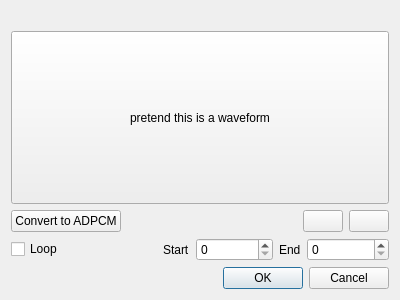
<?xml version="1.0" encoding="UTF-8"?>
<ui version="4.0">
 <class>ToneEditor</class>
 <widget class="QDialog" name="ToneEditor">
  <property name="geometry">
   <rect>
    <x>0</x>
    <y>0</y>
    <width>400</width>
    <height>300</height>
   </rect>
  </property>
  <property name="windowTitle">
   <string>Edit tone</string>
  </property>
  <layout class="QVBoxLayout" name="verticalLayout">
   <item>
    <widget class="QLabel" name="lblInfo">
     <property name="text">
      <string/>
     </property>
    </widget>
   </item>
   <item>
    <widget class="QPushButton" name="placeholderWaveform">
     <property name="sizePolicy">
      <sizepolicy hsizetype="Minimum" vsizetype="MinimumExpanding">
       <horstretch>0</horstretch>
       <verstretch>0</verstretch>
      </sizepolicy>
     </property>
     <property name="text">
      <string>pretend this is a waveform</string>
     </property>
    </widget>
   </item>
   <item>
    <layout class="QHBoxLayout" name="horizontalLayout">
     <item>
      <widget class="QPushButton" name="btnConvertToADPCM">
       <property name="text">
        <string>Convert to ADPCM</string>
       </property>
      </widget>
     </item>
     <item>
      <spacer name="horizontalSpacer">
       <property name="orientation">
        <enum>Qt::Orientation::Horizontal</enum>
       </property>
       <property name="sizeHint" stdset="0">
        <size>
         <width>40</width>
         <height>20</height>
        </size>
       </property>
      </spacer>
     </item>
     <item>
      <widget class="QPushButton" name="btnImport">
       <property name="toolTip">
        <string>Import audio</string>
       </property>
       <property name="text">
        <string/>
       </property>
       <property name="icon">
        <iconset theme="document-open"/>
       </property>
      </widget>
     </item>
     <item>
      <widget class="QPushButton" name="btnExport">
       <property name="toolTip">
        <string>Export audio</string>
       </property>
       <property name="text">
        <string/>
       </property>
       <property name="icon">
        <iconset theme="document-save-as"/>
       </property>
      </widget>
     </item>
    </layout>
   </item>
   <item>
    <layout class="QHBoxLayout" name="horizontalLayout_2" stretch="4,3,3">
     <item>
      <widget class="QCheckBox" name="checkLoop">
       <property name="text">
        <string>Loop</string>
       </property>
      </widget>
     </item>
     <item>
      <layout class="QFormLayout" name="formLayout">
       <item row="0" column="0">
        <widget class="QLabel" name="lblLoopStart">
         <property name="text">
          <string>Start</string>
         </property>
        </widget>
       </item>
       <item row="0" column="1">
        <widget class="QSpinBox" name="spinLoopStart">
         <property name="maximum">
          <number>65535</number>
         </property>
        </widget>
       </item>
      </layout>
     </item>
     <item>
      <layout class="QFormLayout" name="formLayout_2">
       <item row="0" column="0">
        <widget class="QLabel" name="label">
         <property name="text">
          <string>End</string>
         </property>
        </widget>
       </item>
       <item row="0" column="1">
        <widget class="QSpinBox" name="spinBox">
         <property name="maximum">
          <number>65535</number>
         </property>
        </widget>
       </item>
      </layout>
     </item>
    </layout>
   </item>
   <item>
    <widget class="QDialogButtonBox" name="buttonBox">
     <property name="orientation">
      <enum>Qt::Orientation::Horizontal</enum>
     </property>
     <property name="standardButtons">
      <set>QDialogButtonBox::StandardButton::Cancel|QDialogButtonBox::StandardButton::Ok</set>
     </property>
    </widget>
   </item>
  </layout>
 </widget>
 <resources/>
 <connections>
  <connection>
   <sender>buttonBox</sender>
   <signal>accepted()</signal>
   <receiver>ToneEditor</receiver>
   <slot>accept()</slot>
   <hints>
    <hint type="sourcelabel">
     <x>248</x>
     <y>254</y>
    </hint>
    <hint type="destinationlabel">
     <x>157</x>
     <y>274</y>
    </hint>
   </hints>
  </connection>
  <connection>
   <sender>buttonBox</sender>
   <signal>rejected()</signal>
   <receiver>ToneEditor</receiver>
   <slot>reject()</slot>
   <hints>
    <hint type="sourcelabel">
     <x>316</x>
     <y>260</y>
    </hint>
    <hint type="destinationlabel">
     <x>286</x>
     <y>274</y>
    </hint>
   </hints>
  </connection>
 </connections>
</ui>
